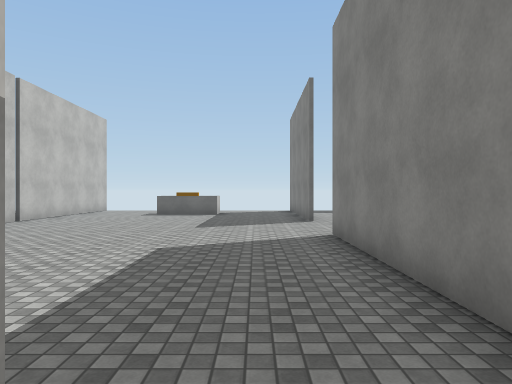
view 1 (above)

17 first-person views from a walk through a 3-D level made in the Unity game engine. The camera is 1.5 m above the floor, looks level and sees 70° across. The floor is counted in squares, 1.69 m on a side. Each view is taken from the middle of a square. On the plan, view 1 faces up. The plan holds only what a view shows up to about 12 squares ahead; the rest is blank. The place goes on beyond the plan. The player is left out. Some surface patterns are stand-ins.

view 2
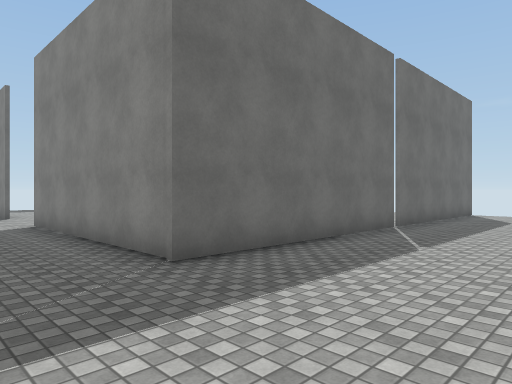

view 3
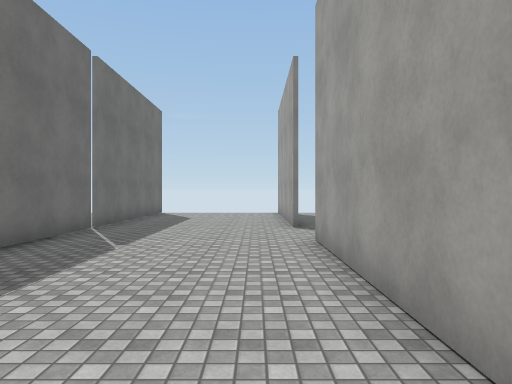

view 4
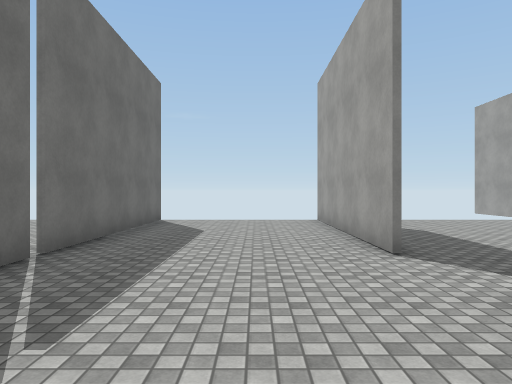

view 5
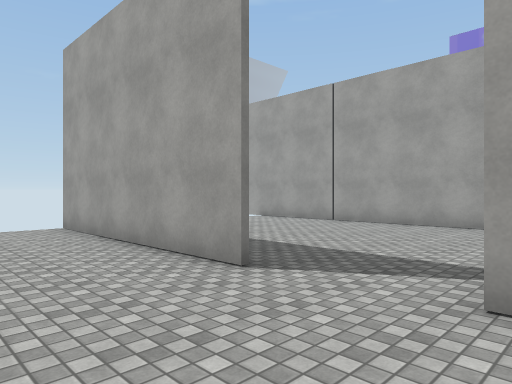

view 6
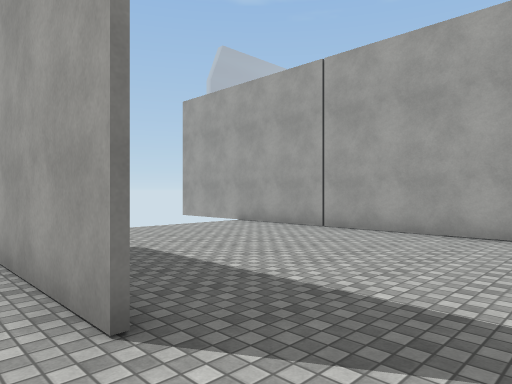

view 7
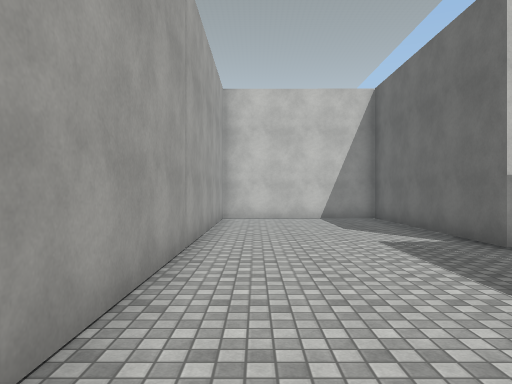

view 8
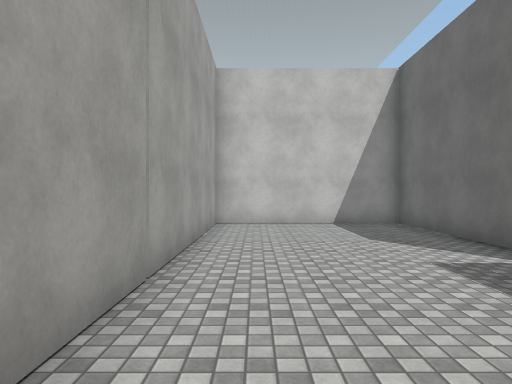

view 9
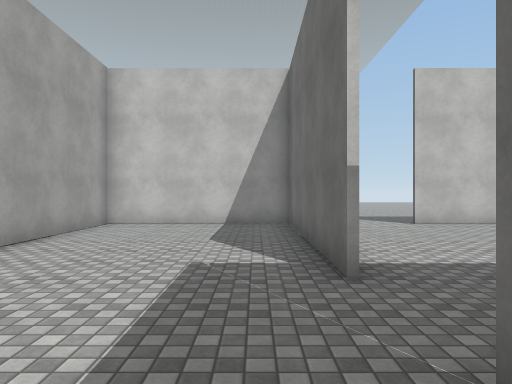

view 10
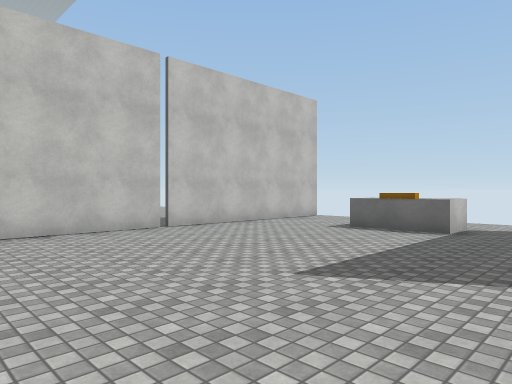

view 11
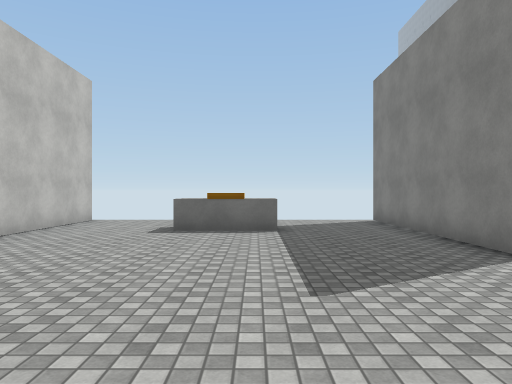

view 12
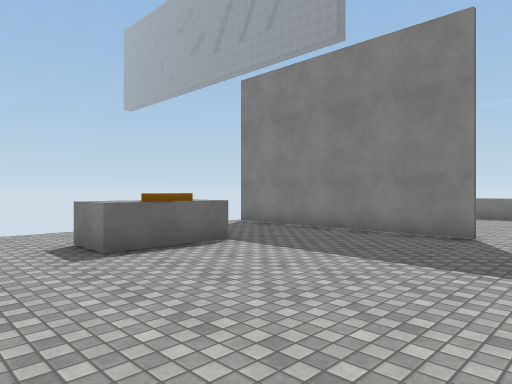

view 13
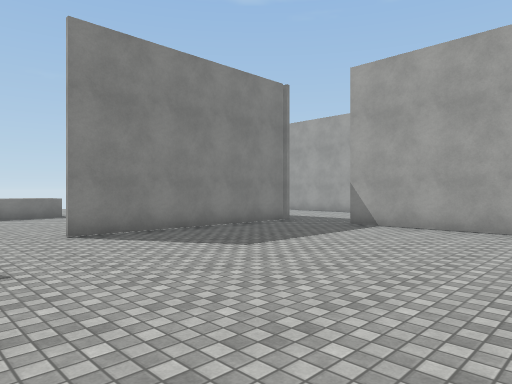

view 14
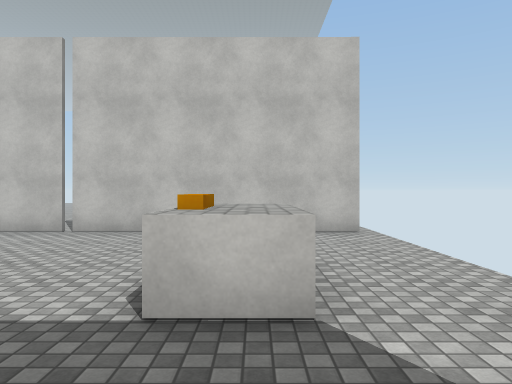

view 15
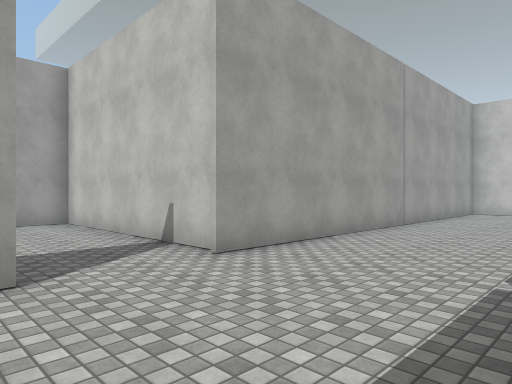

view 16
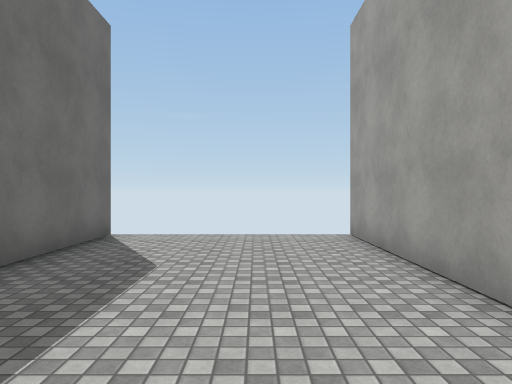

view 17
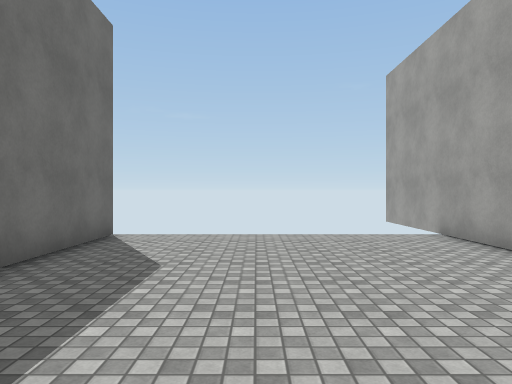

### Floor plan
Points are (right, up) in squares from view 1. A wall is a line through its corners. A room is listed if a view was taken in it or the views show most of it. See-through windows are left out.
Room 1 (views 1, 2, 3, 4, 5, 6, 7, 8, 9, 15, 16, 17)
walls: (8.1, -4.1) (14.5, -4.1) (11.1, -4.1); (7.9, 1) (1.6, 1); (-0.6, 1) (-7.1, 1) (-7.1, -4.1) (5.6, -4.1) (5.5, -10.8) (15.5, -10.8); (14.5, 1) (8.1, 1)
ways out: opening at (0.5, 1) to room 2; gap at (8, 1)
Room 2 (views 10, 11, 12, 13, 14)
walls: (1.6, 10.8) (1.6, 17.3); (-4.5, 1) (-0.8, 1); (1.6, 1) (1.6, 7.6); (-7, 17.4) (-7.1, 4.4)
ways out: opening at (0.5, 1) to room 1; opening at (-6.3, 3); opening at (2, 9); gap at (-7, 11); gap at (-7, 17); gap at (2, 17)
objects: other object (-4, 14) to (-2, 15)

Positions as (right, up) in squares from view 1, and headings:
1: (0, 0), facing up
2: (-1, -3), facing up-right
3: (-1, -3), facing right
4: (3, -2), facing right
5: (5, -1), facing down-right
6: (6, -3), facing down-right
7: (5, -3), facing left
8: (3, -3), facing left
9: (3, 0), facing left
10: (1, 6), facing up-left
11: (-2, 6), facing up
12: (-6, 9), facing up-right
13: (-6, 10), facing down-right
14: (1, 15), facing left
15: (9, 0), facing down-left
16: (7, -2), facing right
17: (7, -7), facing right
